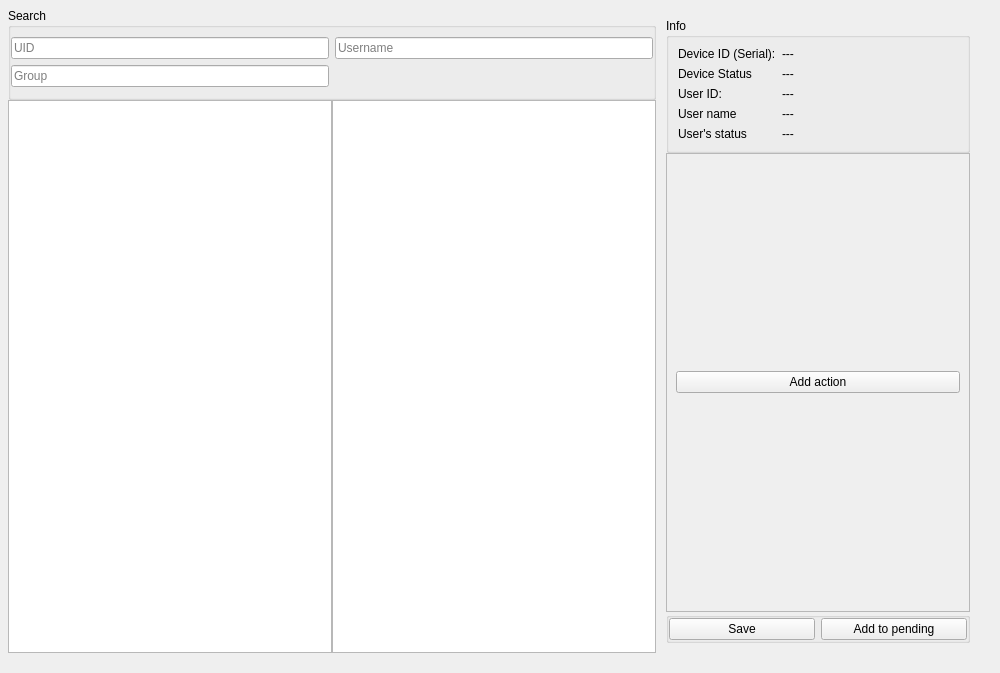
<?xml version="1.0" encoding="UTF-8"?>
<ui version="4.0">
 <class>page__facebooks</class>
 <widget class="QWidget" name="page__facebooks">
  <property name="geometry">
   <rect>
    <x>0</x>
    <y>0</y>
    <width>1000</width>
    <height>673</height>
   </rect>
  </property>
  <property name="windowTitle">
   <string>Facebooks</string>
  </property>
  <layout class="QGridLayout" name="gridLayout_2">
   <property name="leftMargin">
    <number>8</number>
   </property>
   <property name="topMargin">
    <number>8</number>
   </property>
   <property name="rightMargin">
    <number>8</number>
   </property>
   <property name="bottomMargin">
    <number>8</number>
   </property>
   <property name="spacing">
    <number>0</number>
   </property>
   <item row="0" column="0">
    <layout class="QGridLayout" name="page__facebooks_layout">
     <property name="leftMargin">
      <number>0</number>
     </property>
     <property name="rightMargin">
      <number>12</number>
     </property>
     <property name="bottomMargin">
      <number>12</number>
     </property>
     <property name="spacing">
      <number>0</number>
     </property>
     <item row="0" column="0" colspan="2">
      <widget class="QGroupBox" name="page__facebooks_search">
       <property name="minimumSize">
        <size>
         <width>0</width>
         <height>0</height>
        </size>
       </property>
       <property name="title">
        <string>Search</string>
       </property>
       <layout class="QGridLayout" name="gridLayout_3">
        <property name="leftMargin">
         <number>0</number>
        </property>
        <property name="topMargin">
         <number>0</number>
        </property>
        <property name="rightMargin">
         <number>0</number>
        </property>
        <property name="bottomMargin">
         <number>0</number>
        </property>
        <item row="0" column="0">
         <layout class="QGridLayout" name="page__facebooks_search_layout">
          <item row="0" column="0">
           <widget class="QLineEdit" name="page__facebooks_search_uid_input">
            <property name="placeholderText">
             <string>UID</string>
            </property>
           </widget>
          </item>
          <item row="0" column="1">
           <widget class="QLineEdit" name="page__facebooks_search_username_input">
            <property name="placeholderText">
             <string>Username</string>
            </property>
           </widget>
          </item>
          <item row="1" column="0">
           <widget class="QLineEdit" name="page__facebooks_search_group_input">
            <property name="placeholderText">
             <string>Group</string>
            </property>
           </widget>
          </item>
         </layout>
        </item>
       </layout>
      </widget>
     </item>
     <item row="1" column="0" rowspan="6">
      <widget class="QTableView" name="page__facebooks_facebook_table"/>
     </item>
     <item row="0" column="2" rowspan="7">
      <layout class="QVBoxLayout" name="verticalLayout">
       <property name="leftMargin">
        <number>10</number>
       </property>
       <property name="topMargin">
        <number>10</number>
       </property>
       <property name="rightMargin">
        <number>10</number>
       </property>
       <property name="bottomMargin">
        <number>10</number>
       </property>
       <item>
        <widget class="QGroupBox" name="page__facebooks_info_container">
         <property name="title">
          <string>Info</string>
         </property>
         <layout class="QVBoxLayout" name="verticalLayout_2">
          <item>
           <layout class="QFormLayout" name="page__facebooks_info_layout">
            <property name="rightMargin">
             <number>0</number>
            </property>
            <property name="bottomMargin">
             <number>0</number>
            </property>
            <item row="0" column="0">
             <widget class="QLabel" name="page__facebooks_info__deviceudid_label">
              <property name="text">
               <string>Device ID (Serial):</string>
              </property>
             </widget>
            </item>
            <item row="0" column="1">
             <widget class="QLabel" name="page__facebooks_info__deviceudid_info">
              <property name="text">
               <string>---</string>
              </property>
             </widget>
            </item>
            <item row="1" column="0">
             <widget class="QLabel" name="page__facebooks_info__devicestatus_label">
              <property name="text">
               <string>Device Status</string>
              </property>
             </widget>
            </item>
            <item row="1" column="1">
             <widget class="QLabel" name="page__facebooks_info__devicestatus_info">
              <property name="text">
               <string>---</string>
              </property>
             </widget>
            </item>
            <item row="2" column="0">
             <widget class="QLabel" name="page__facebooks_info__userid_label">
              <property name="text">
               <string>User ID:</string>
              </property>
             </widget>
            </item>
            <item row="2" column="1">
             <widget class="QLabel" name="page__facebooks_info__userid_info">
              <property name="text">
               <string>---</string>
              </property>
             </widget>
            </item>
            <item row="4" column="0">
             <widget class="QLabel" name="page__facebooks_info__userstatus_label">
              <property name="text">
               <string>User's status</string>
              </property>
             </widget>
            </item>
            <item row="4" column="1">
             <widget class="QLabel" name="page__facebooks_info__userstatus_info">
              <property name="text">
               <string>---</string>
              </property>
             </widget>
            </item>
            <item row="3" column="0">
             <widget class="QLabel" name="page__facebooks_info__username_label">
              <property name="text">
               <string>User name</string>
              </property>
             </widget>
            </item>
            <item row="3" column="1">
             <widget class="QLabel" name="page__facebooks_info__username_info">
              <property name="text">
               <string>---</string>
              </property>
             </widget>
            </item>
           </layout>
          </item>
         </layout>
        </widget>
       </item>
       <item>
        <widget class="QScrollArea" name="page__facebooks_actions_scrollarea">
         <property name="widgetResizable">
          <bool>true</bool>
         </property>
         <widget class="QWidget" name="page__facebook_actions_container">
          <property name="geometry">
           <rect>
            <x>0</x>
            <y>0</y>
            <width>302</width>
            <height>440</height>
           </rect>
          </property>
          <layout class="QHBoxLayout" name="horizontalLayout">
           <item>
            <layout class="QVBoxLayout" name="page__facebook_actions_layout">
             <item>
              <widget class="QPushButton" name="page__facebook_actions_add_btn">
               <property name="text">
                <string>Add action</string>
               </property>
              </widget>
             </item>
            </layout>
           </item>
          </layout>
         </widget>
        </widget>
       </item>
       <item>
        <widget class="QGroupBox" name="page__facebooks_buttons">
         <property name="title">
          <string/>
         </property>
         <layout class="QHBoxLayout" name="horizontalLayout_3">
          <property name="leftMargin">
           <number>0</number>
          </property>
          <property name="topMargin">
           <number>0</number>
          </property>
          <property name="rightMargin">
           <number>0</number>
          </property>
          <property name="bottomMargin">
           <number>0</number>
          </property>
          <item>
           <layout class="QHBoxLayout" name="page__facebooks_buttons_layout">
            <item>
             <widget class="QPushButton" name="page__facebooks_buttons_save_btn">
              <property name="text">
               <string>Save</string>
              </property>
             </widget>
            </item>
            <item>
             <widget class="QPushButton" name="page__facebooks_buttons_add_btn">
              <property name="text">
               <string>Add to pending</string>
              </property>
             </widget>
            </item>
           </layout>
          </item>
         </layout>
        </widget>
       </item>
      </layout>
     </item>
     <item row="1" column="1" rowspan="6">
      <widget class="QListWidget" name="page__facebooks_actions_list"/>
     </item>
    </layout>
   </item>
  </layout>
 </widget>
 <resources/>
 <connections/>
</ui>
